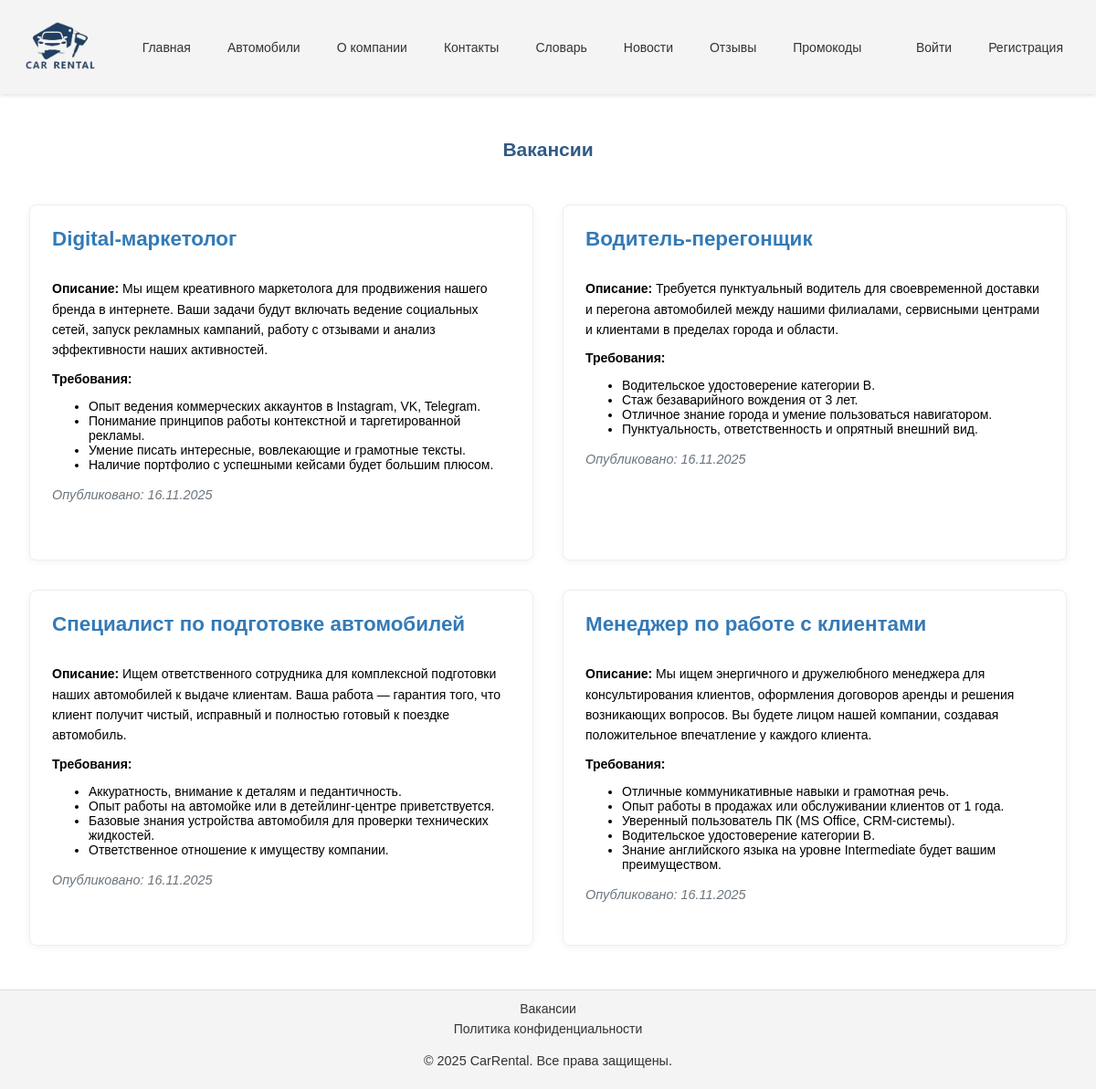
Page /vacancies/ on the committed database.
### content/models.py (models this page shows, shortened)
class CompanyInfo(models.Model):
    name = models.CharField(max_length=100, verbose_name='Название компании')
    description = models.TextField(verbose_name='Описание')
    address = models.CharField(max_length=255, verbose_name='Адрес')
    phone = models.CharField(max_length=20, verbose_name='Телефон')
    email = models.EmailField(verbose_name='Email')
    logo = models.ImageField(upload_to='company/', blank=True, null=True, verbose_name='Логотип')
    working_hours = models.CharField(max_length=100, verbose_name='Часы работы')
    video_url = models.URLField(blank=True, null=True, verbose_name='Видео о компании')
    history = models.TextField(blank=True, null=True, verbose_name='История компании')
    requisites = models.TextField(blank=True, null=True, verbose_name='Реквизиты')
    certificate_issue_date = models.DateField(blank=True, null=True, verbose_name='Дата выдачи сертификата')
    certificate_expiry_date = models.DateField(blank=True, null=True, verbose_name='Дата окончания сертификата')
    class Meta:
        verbose_name = 'Информация о компании'
        verbose_name_plural = 'Информация о компании'

class Vacancy(models.Model):
    title = models.CharField(max_length=200, verbose_name='Название вакансии')
    description = models.TextField(verbose_name='Описание')
    requirements = models.TextField(verbose_name='Требования')
    published_at = models.DateTimeField(auto_now_add=True, verbose_name='Дата публикации')
    is_active = models.BooleanField(default=True, verbose_name='Активна')
    class Meta:
        verbose_name = 'Вакансия'
        verbose_name_plural = 'Вакансии'
        ordering = ['-published_at']

### content/views.py (the view)
# urls.py: path('vacancies/', views.VacancyListView.as_view(), name='vacancy_list'),
class VacancyListView(ListView):
    model = Vacancy
    template_name = 'content/vacancy_list.html'
    context_object_name = 'vacancies'
    def get_queryset(self):
        return Vacancy.objects.filter(is_active=True)

### authentication/context_processors.py (called while the page is built, shortened)
def user_role(request):
    context = {}
    return context

### content/context_processors.py (called while the page is built)
def company_info(request):
    try:
        info = CompanyInfo.objects.first()
    except CompanyInfo.DoesNotExist:
        info = None
    return {'company_info': info}

### content/templatetags/content_extras.py (called while the page is built)
@register.filter(name='linestolist')
def linestolist(value):
    if not value:
        return ""
    lines = [line.strip() for line in value.strip().split('\n') if line.strip()]
    list_items = "".join([f"<li>{line}</li>" for line in lines])
    return mark_safe(f"<ul>{list_items}</ul>")

### templates/content/vacancy_list.html (shortened to what this page needs)
{% extends 'base.html' %}
{% load content_extras %}
{% block content %}
    <section class="content-container vacancy-list-page">
        <h1>Вакансии</h1>
        <div class="vacancy-list-container">
            {% for vacancy in vacancies %}
                <article class="vacancy-item">
                    <h4>{{ vacancy.title }}</h4>
                    <p><strong>Описание:</strong> {{ vacancy.description }}</p>
                    <div><strong>Требования:</strong> {{ vacancy.requirements|linestolist }}</div>
                    <p><em>Опубликовано: {{ vacancy.published_at|date:"d.m.Y" }}</em></p>
                </article>
            {% empty %}
                <p>На данный момент открытых вакансий нет.</p>
            {% endfor %}
        </div>
    </section>
{% endblock %}

### templates/base.html (shortened to what this page needs)
{% load static %}
<!DOCTYPE html>
<html lang="ru">
<head>
    <link rel="stylesheet" href="{% static 'css/main.css' %}" type="text/css">
</head>
<body>
<header class="nav-header">
    <nav>
        <a href="{% url 'home' %}">
            {% if company_info.logo %}
                <img class="nav-logo" src="{{ company_info.logo.url }}" alt="{{ company_info.name }} Logo" height="100">
            {% else %}
                {{ company_info.name|default:'Автопрокат' }}
            {% endif %}
        </a>
        <ul>
            <li><a href="{% url 'home' %}">Главная</a></li>
            <li><a href="{% url 'vehicle_list' %}">Автомобили</a></li>
            <li><a href="{% url 'about' %}">О компании</a></li>
            <li><a href="{% url 'contacts' %}">Контакты</a></li>
            <li><a href="{% url 'glossary' %}">Словарь</a></li>
            <li><a href="{% url 'news_list' %}">Новости</a></li>
            <li><a href="{% url 'review_list' %}">Отзывы</a></li>
            <li><a href="{% url 'promocode_list' %}">Промокоды</a></li>
        </ul>
        <ul>
            {% if user.is_authenticated %}
                <li><a href="{% url 'profile' %}">{{ user.username }}</a></li>
                <li><a href="{% url 'logout' %}">Выйти</a></li>
            {% else %}
                <li><a href="{% url 'login' %}">Войти</a></li>
                <li><a href="{% url 'register' %}">Регистрация</a></li>
            {% endif %}
        </ul>
    </nav>
</header>
<main>
    {% block content %}{% endblock %}
</main>
<footer>
    <div>
        <a class="footer_ref" href="{% url 'vacancy_list' %}">Вакансии</a>
        <a class="footer_ref" href="{% url 'privacy_policy' %}">Политика конфиденциальности</a>
        <p>&copy; 2025 {{ company_info.name|default:'Автопрокат' }}. Все права защищены.</p>
    </div>
</footer>
</body>
</html>

### static/css/base/_base.css (style rules this page uses)
html { height: 100%; }
body { display: flex; flex-direction: column; min-height: 100vh; font-family: var(--font-family); font-size: 14px; margin: 0; }
main { flex: 1; display: flex; flex-direction: column; }
.content-container { padding: 20px; }
h1, h2, h3 { font-weight: 600; margin-bottom: 1rem; color: #325a85; }

### static/css/base/_variables.css (style rules this page uses)
:root { --primary-color: #337ab7; --secondary-color: #f4f4f4; --text-color: #333; --background-color: #fff; --font-family: "Montserrat Medium", sans-serif; }

### static/css/layout/_header.css (style rules this page uses)
.nav-header { position: sticky; top: 0; z-index: 1000; background-color: var(--secondary-color); box-shadow: 0 2px 4px rgba(0, 0, 0, 0.1); }
.nav-logo { display: inline-block; transition: transform 0.3s ease-in-out; }

### static/css/layout/_footer.css (style rules this page uses)
footer { background-color: var(--secondary-color); color: var(--text-color); padding: 0.5rem 0; text-align: center; margin-top: auto; border-top: 1px solid #ddd; }
footer div { display: flex; flex-direction: column; align-items: center; justify-content: center; }
footer .footer_ref { color: var(--text-color); text-decoration: none; margin: 0.2rem 1rem; transition: color 0.3s ease; }
footer p { margin-top: 1rem; font-size: 0.9rem; }

### static/css/components/_navbar.css (style rules this page uses)
nav { display: flex; justify-content: space-between; align-items: center; padding: 0 1rem; }
nav ul { display: flex; list-style: none; margin: 0; padding: 0; flex-wrap: wrap; justify-content: center; }
nav ul li { margin: 0 0.25rem; }
nav ul li a { text-decoration: none; color: var(--text-color); padding: 0.5rem 1rem; border-radius: 4px; transition: all 0.3s ease; }

### static/css/pages/_vacancy_list.css (style rules this page uses)
.vacancy-list-page { max-width: 1200px; margin: 0 auto; padding: 2rem; }
.vacancy-list-page h1 { text-align: center; margin-bottom: 2rem; }
.vacancy-list-container { list-style: none; padding: 0; margin: 0 -1rem; }
.vacancy-list-container::after { content: ""; display: block; clear: both; }
.vacancy-item { float: left; width: calc(50% - 2rem); margin: 1rem; padding: 1.5rem; background-color: #fff; border: 1px solid #eee; border-radius: 8px; box-shadow: 0 2px 8px rgba(0, 0, 0, 0.05); box-sizing: border-box; min-height: 390px; }
.vacancy-item h4 { margin-top: 0; color: var(--primary-color); font-size: 1.4rem; }
.vacancy-item p { margin-bottom: 0.75rem; line-height: 1.6; }
.vacancy-item p:last-child { margin-bottom: 0; }
.vacancy-item em { font-size: 0.9rem; color: #6c757d; }

### rows in the picture
CompanyInfo: logo (picture), name "CarRental"
Vacancy: title "Digital-маркетолог", description "Мы ищем креативного маркетолога для продвижения нашего бренда в интернете. Ваши задачи будут включать ведение социальных сетей, запуск рекламных кампаний, работу с отзывами и анализ эффективности наших активностей.", requirements|linestolist "Опыт ведения коммерческих аккаунтов в Instagram, VK, Telegram. Понимание принципов работы контекстной и таргетированной рекламы. Умение писать интересные, вовлекающие и грамотные тексты. Наличие портфолио с успешными кейсами будет большим плюсом.", published_at "16.11.2025"
Vacancy: title "Водитель-перегонщик", description "Требуется пунктуальный водитель для своевременной доставки и перегона автомобилей между нашими филиалами, сервисными центрами и клиентами в пределах города и области.", requirements|linestolist "Водительское удостоверение категории B. Стаж безаварийного вождения от 3 лет. Отличное знание города и умение пользоваться навигатором. Пунктуальность, ответственность и опрятный внешний вид.", published_at "16.11.2025"
Vacancy: title "Специалист по подготовке автомобилей", description "Ищем ответственного сотрудника для комплексной подготовки наших автомобилей к выдаче клиентам. Ваша работа — гарантия того, что клиент получит чистый, исправный и полностью готовый к поездке автомобиль.", requirements|linestolist "Аккуратность, внимание к деталям и педантичность. Опыт работы на автомойке или в детейлинг-центре приветствуется. Базовые знания устройства автомобиля для проверки технических жидкостей. Ответственное отношение к имуществу компании.", published_at "16.11.2025"
Vacancy: title "Менеджер по работе с клиентами", description "Мы ищем энергичного и дружелюбного менеджера для консультирования клиентов, оформления договоров аренды и решения возникающих вопросов. Вы будете лицом нашей компании, создавая положительное впечатление у каждого клиента.", requirements|linestolist "Отличные коммуникативные навыки и грамотная речь. Опыт работы в продажах или обслуживании клиентов от 1 года. Уверенный пользователь ПК (MS Office, CRM-системы). Водительское удостоверение категории B. Знание английского языка на уровне Intermediate будет вашим преимуществом.", published_at "16.11.2025"
